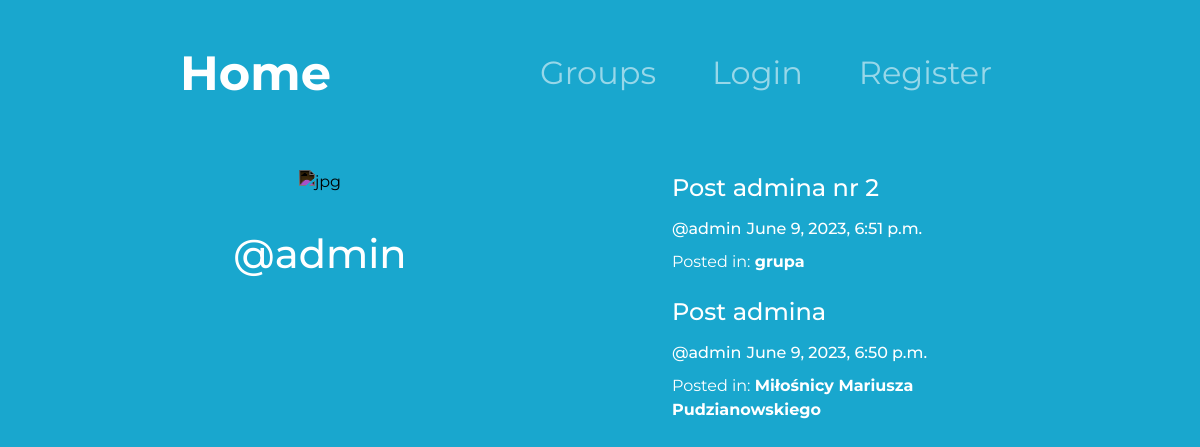
Page /posty/by/admin/ on the committed database.
### posty/models.py (models this page shows, shortened)
class Post(models.Model):
    user = models.ForeignKey(User, related_name='posts',
                             on_delete=models.CASCADE)
    created_at = models.DateTimeField(auto_now=True)
    message = models.TextField()
    message_html = models.TextField(editable=False)
    group = models.ForeignKey(
        Group, on_delete=models.CASCADE, related_name='posts')
    class Meta:
        ordering = ['-created_at']
        unique_together = ['user', 'message']

### grupy/models.py (models this page shows, shortened)
class Group(models.Model):
    name = models.CharField(max_length=100, unique=True)
    slug = models.SlugField(unique=True)
    description = models.TextField()
    description_html = models.TextField(editable=False)
    members = models.ManyToManyField(User, through='GroupMember')
    class Meta:
        ordering = ['name']

### posty/views.py (the view)
# urls.py: path('by/<username>/',UserPost.as_view(),name='for_user'),
class UserPost(ListView):
    model = models.Post
    template_name = 'posty/user_post_list.html'
    def get_queryset(self):
        try:
            self.post_user = User.objects.prefetch_related().get(username__iexact=self.kwargs.get('username'))
            return self.post_user.posts.all()
        except User.DoesNotExist:
            raise Http404
    def get_context_data(self, **kwargs):
        context = super().get_context_data(**kwargs)
        context["post_user"] = self.post_user
        return context

### posty/templates/posty/user_post_list.html
{% extends 'posty/post_base.html' %}
{% block prepost %}
    <div class="row">
        <div class="user-div col-lg-4">
            <div>
                <img class="user-image-posts" src="https://cdn-icons-png.flaticon.com/512/848/848043.png?w=826&t=st=1685545988~exp=1685546588~hmac=152ae506bdb61832c96382b8a40811e7aa1b0d28a0a7c503a1cac6736ab1e351" alt="jpg">
            </div>
            <h1 class="posts-by-user">@{{ post_user.username }}</h1>
        </div>
        <div class="col user-posts">
            {% block user_posts %}
                {% for post in post_list %}
                    {% include 'posty/_post.html' with group=post.group %}
                {% endfor %}
            {% endblock user_posts %}
        </div>
    </div>
{% endblock prepost %}

### posty/templates/posty/_post.html
<div>
  <h3 class="post-message">{{ post.message_html|safe }}</h3>
  <div class="post-info">
    <h5>
      <span>
        <a class="post-info" href="{% url 'posts:for_user' username=post.user.username %}">@{{post.user.username}}</a>
      </span>
      <time datetime="">
        <a class="post-info" href="{% url 'posts:single' username=post.user.username pk=post.pk %}">{{post.created_at}}</a>
      </time>
    </h5>
    {% if group and not hide_group_name and not group_list %}
    <div class="group-tag">
        Posted in: <a href="{% url 'groups:single' slug=group.slug %}"><strong>{{ group.name }}</strong></a>
    </div>
    {% endif %}
  </div>
</div>

### static/styles.css (style rules this page uses)
body { font-family: 'Montserrat'; background-color: #19A7CE; text-align: center; color: white; }
h1, h2, h3, h4, h5, h6 { line-height: 1.5; }
.post-message { margin-bottom: -10px; font-size: 1.5rem; }
.post-info { font-size: 1rem; margin-bottom: 20px; }
.posts-by-user { margin-bottom: 50px; }
a { color: #ffffff; text-decoration: none; }
.user-posts { text-align: left; margin-left: 200px; }
.user-image-posts { width: 80px; height: auto; filter: invert(100%); position: relative; margin-bottom: 30px; margin-left: auto; margin-right: auto; }
.user-div { text-align: center; }

### rows in the picture
Post: message_html "Post admina nr 2", user.username "admin", created_at "June 9, 2023, 6:51 p.m."
Group: name "grupa"
Post: message_html "Post admina", user.username "admin", created_at "June 9, 2023, 6:50 p.m."
Group: name "Miłośnicy Mariusza Pudzianowskiego"

### other values in the picture
{{ post_user.username }} "admin"
